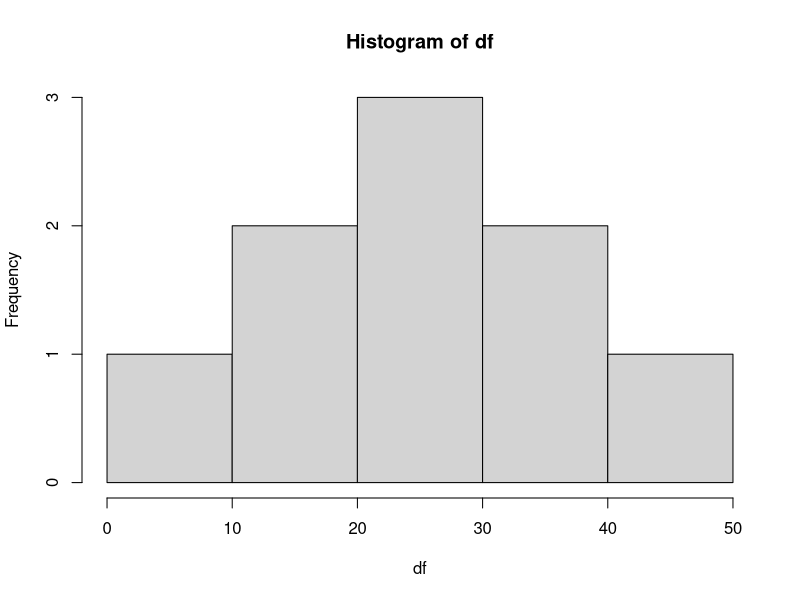

Generate this figure with R: (Note: this script raises an error after producing the figure.)
# Q1.

# The following data:

df <- c(10, 9, 31, 10, 20, 3, 10, 11)

mean(df)
sd(df)
median(df)

df <- c(7, 14, 18, 25, 29, 24, 33, 37, 43)
hist(df)

pnorm(36, mean = 36, sd = 5)
pnorm(40, mean = 36, sd = 5) - pnorm(30, mean = 36, sd = 5) 

set.seed(10)
round(rnorm(5, 60, 20))

city1 <- c(100000, 950000, 85000, 123000, 870000)
city2 <- c(51000, 97000, 145000, 1250000, 133000)

wilcox.test(city1, city2)

set.seed(10)
before <- round(rnorm(n=10, mean=100, sd=10))
set.seed(10)
after <- round(rnorm(n=10, mean=95, sd=10))

t.test(before, after, paired = T)

# Create correlated data
require(MASS)
out <- mvrnorm(50, mu = c(0,0), Sigma = matrix(c(1,-0.56,-0.56,1), ncol = 2),
               empirical = TRUE)


png(file="exam\\scatterNegative.png", width=8,height=6, units = 'in', res=100)
plot(out[,1], out[,2], xlab = "GDP ($)", ylab = "Child mortality (n)", xaxt='n', yaxt='n')
dev.off()

20000 + -1.2*12000
20000 + (-1.2*12000) 

0.30*240

(100/65)*58
